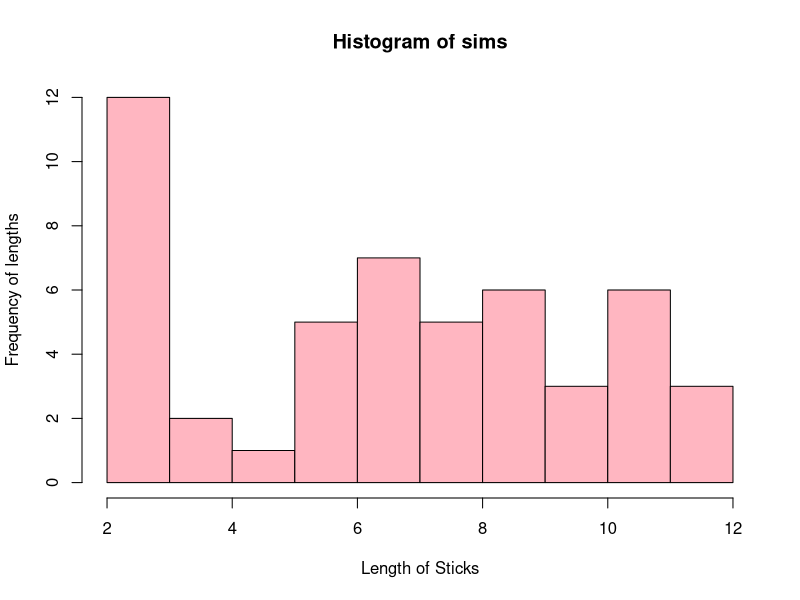
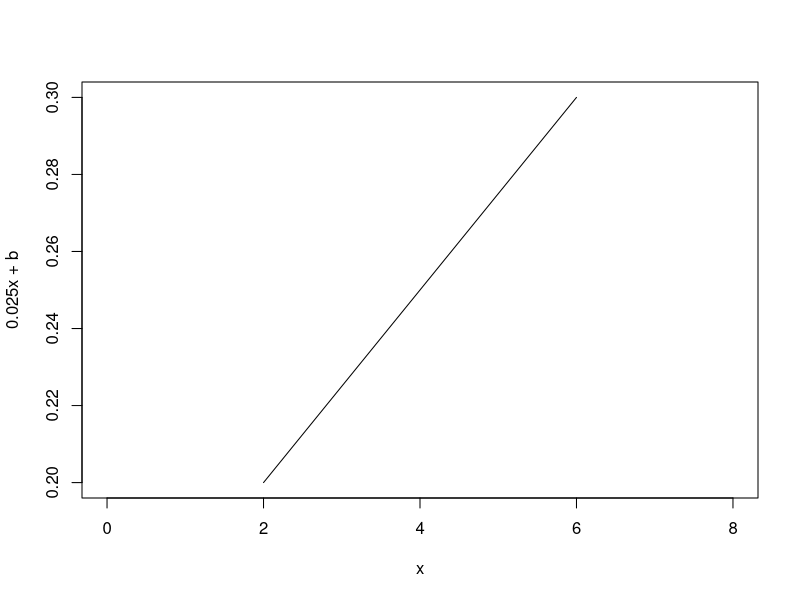

Source code (R) for these figures, in order:
## ---- chunk 1

minLength <- 2 #Shortest possible length
maxLength <- 12 #Longest possible length
totalLength <- 12 - 2 #Total length accounted for the problem
scrappedLength <- 12 - 10 #Portion of length that will be scrapped
scrappedProb <- scrappedLength/totalLength #Probability of a it being scrapped
scrappedProb #Answer for letter A

## ---- chunk 2

runs <- 50 #Number of simulations
sims <- runif(50, 2, 12) #Simulation of production of 50 sticks ranging from 2mm to 12mm
hist(sims,
     breaks = 10,
     xlab = "Length of Sticks",
     ylab = "Frequency of lengths",
     col = "light pink")
simsMean <- mean(sims) #Average of the sims
simsMean
simsVar <- var(sims) #Variance of the sims
simsVar

## ---- chunk 3

b <- 0.15 #Value of b that is given

curve ((0.025 * x) + b, 
       2, 
       6, 
       xlim = c(0, 8),
       xlab = "x",
       ylab = "0.025x + b")

## ---- chunk 4

integrand <- function(x)(0.025 * x + 0.15)

integrate(integrand, 2, 6) #The bounds in question span from 2 to 6

## ---- chunk 5

integrate(integrand, 3, 6) #The bound asked spans from 3 to 6

## ---- chunk 6

expectedIntegrand <- function(x)(x * (0.025 * x + 0.15))

integrate(expectedIntegrand, 2, 6)

